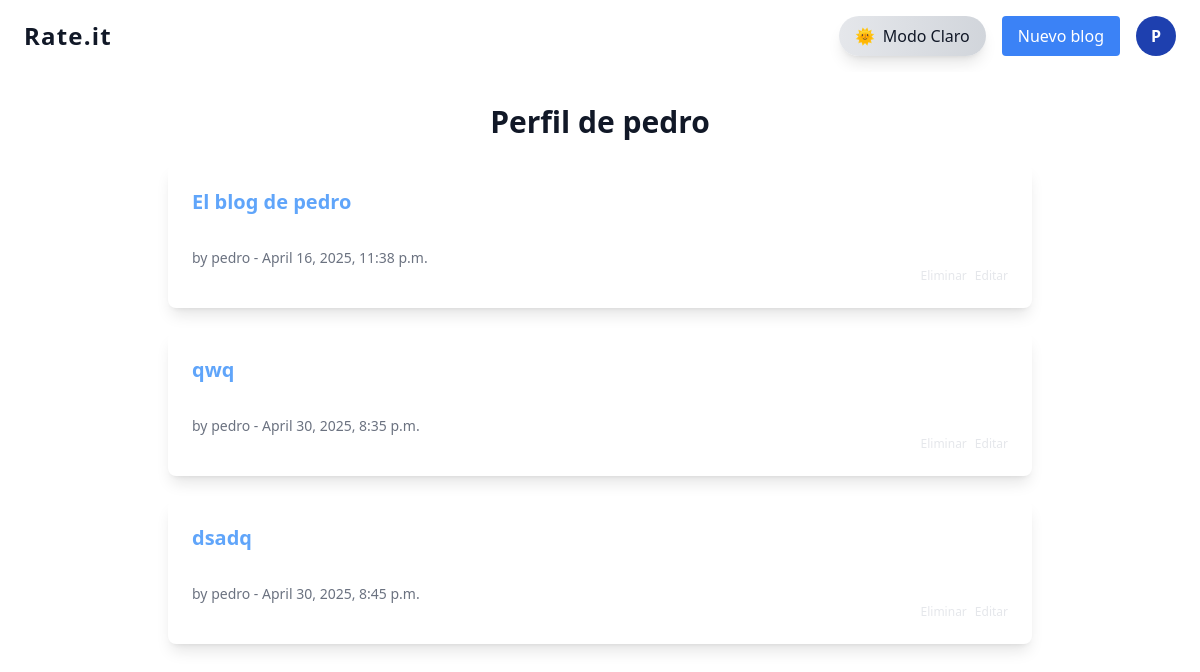
Page /profile/ (signed in) on the earlier database version.
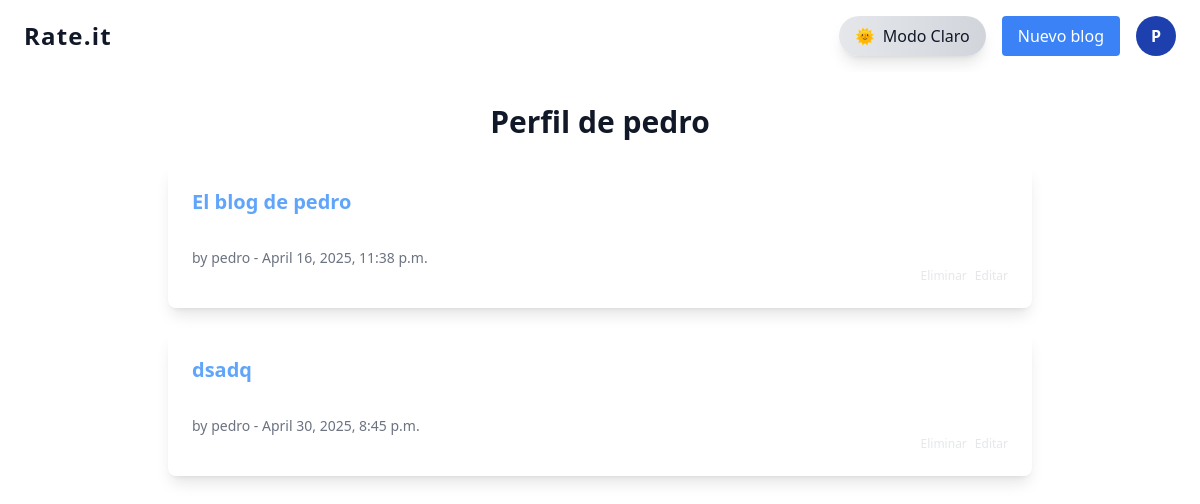
Same page on the later database version.
### blogapp/models.py (models this page shows, shortened)
class Blog(models.Model):
    title = models.CharField(max_length=200)
    content = models.TextField(max_length=2000)
    author = models.ForeignKey(User, on_delete=models.CASCADE)
    created_at = models.DateTimeField(auto_now_add=True)
    is_deleted = models.BooleanField(default=False)
    objects = BlogManager()
    all_objects = models.Manager()

### blogapp/views.py (the view)
# urls.py: path('profile/', ProfileView.as_view(), name='profile'),
class ProfileView(ListView):
    model = Blog
    template_name = 'blogapp/profile.html'
    context_object_name = 'object_list'
    def get_queryset(self):
        return Blog.objects.filter(author=self.request.user)

### blogapp/models.py (called while the page is built)
    def get_queryset(self):
        return super().get_queryset().filter(is_deleted=False)

### blogapp/templates/blogapp/profile.html
{% extends 'base.html' %}
{% load widget_tweaks %}
{% block content %}
    <h1 class="text-3xl font-bold mb-6 text-center text-gray-900 dark:text-white">Perfil de {{user.username}} </h1>
    <div class="grid gap-6">
        {% for blog in object_list %}
            <div class="bg-white dark:bg-gray-800 rounded-lg shadow-lg p-6 hover:shadow-xl transition-all duration-700 ease-in-out dark:text-white text-gray-900 animate-fade-in">
                <h2 class="text-xl font-semibold mb-2">
                    <a href="{% url 'blogapp:blog_detail' blog.pk %}" class="text-blue-400 hover:text-blue-300">{{ blog.title }}</a>
                </h2>
                <p class="text-white text-m" >{{blog.content}}</p>
                <p class="text-sm text-gray-500 dark:text-gray-400">by {{ blog.author.username }} - {{ blog.created_at }}</p>
                <div class="flex justify-end space-x-2 text-xs my-0.2">
                    <a href="{% url 'blogapp:delete_blog' blog.pk %}" class="text-gray-200 :underline">Eliminar</a>
                    <a href="{% url 'blogapp:blog_update' blog.pk %}" class="text-gray-200 hover:underline">Editar</a>
                </div>
            </div>
        {% empty %}
            <p class="text-gray-500 dark:text-gray-400 text-center">No blogs have been posted yet.</p>
        {% endfor %}
    </div>
{% endblock %}

### blogapp/templates/blogapp/base.html (shortened to what this page needs)
<!DOCTYPE html>
<html lang="en">
  <head>
    <script src="https://cdn.tailwindcss.com"></script>
  </head>
  <body
    id="body"
    class="flex flex-col min-h-screen bg-white dark:bg-black text-gray-900 dark:text-white font-sans transition-all duration-700 ease-in-out"
  >
    <nav
      class="bg-white dark:bg-gradient-to-r dark:from-gray-900 dark:to-gray-700 shadow-md py-4 px-6 transition-colors"
    >
      <div class="max-w-6xl mx-auto flex justify-between items-center">
        <a
          href="{% url 'blogapp:blog_list' %}"
          class="text-gray-900 dark:text-white text-2xl font-semibold tracking-wider transition-colors"
          >Rate.it</a
        >
        <div class="flex items-center space-x-4">
          <button
            onclick="toggleDarkMode()"
            class="flex items-center gap-2 px-4 py-2 rounded-full bg-gradient-to-r from-gray-200 to-gray-300 dark:from-gray-700 dark:to-gray-800 text-gray-900 dark:text-white hover:scale-105 transition-all duration-300 shadow-lg"
          >
            <span
              id="theme-icon"
              class="transition-transform duration-500 transform"
              >🌞</span
            >
            <span
              id="theme-label"
              class="transition-opacity duration-500 ease-in-out"
              >Modo Claro</span
            >
          </button>
          {% if user.is_authenticated %}
          <a
            href="{% url 'blogapp:add_blog' %}"
            class="bg-blue-500 hover:bg-blue-600 text-white dark:bg-blue-600 dark:hover:bg-blue-700 dark:text-white font-medium py-2 px-4 rounded transition-all duration-500 ease-in-out"
            >Nuevo blog</a
          >
          {% endif %}
          {% if user.is_authenticated %}
          <div class="relative inline-block text left">
            <button id="userMenuButton" class="w-10 h-10 rounded-full bg-blue-800 text-white flex items-center justify-center font-bold focus:outline-none focus:ring-2 focus:ring-blue-500">
              {{ user.username|slice:":1"|upper }}
            </button>
          </div>
          {% else %}
          <a href="{% url 'blogapp:login' %}">
            <button class="bg-blue-800 hover:bg-blue-700 text-white py-2 px-4 rounded-full transition-all duration-300">
              Iniciar Sesión
            </button>
          </a>
          {% endif %}
        </div>
      </div>
    </nav>
    <main
      class="flex-grow w-full bg-white dark:bg-gray-900 transition-all duration-700 ease-in-out"
    >
      <div class="max-w-4xl mx-auto px-4 py-8">
        {% block content %}{% endblock %}
      </div>
    </main>
  </body>
</html>

### blogapp/templates/blogapp/base.html (style rules this page uses)
html { background-color: white; }
html { transition: background-color 0.5s ease-in-out; }
html, body { height: 100%; scroll-behavior: smooth; transition: background-color 0.5s ease-in-out; }
.animate-fade-in { animation: fade-in 0.6s ease-out; will-change: opacity, transform; }

Differences in the rows shown:
no longer on this page (row edited): Blog: title "qwq", author.username "pedro", created_at "April 30, 2025, 8:35 p.m."
